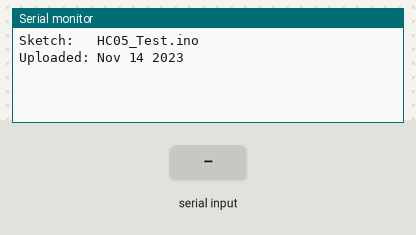
Simulated run of this sketch. Board: Arduino Uno, built with avr-gcc and run on an emulated ATmega328P. Shown: the last lines printed to the serial monitor. The inputs (shaded band) are chosen by the test bench.

Above: at 1.2 s.
1.3 s: "1\n" received over Serial
At 2.4 s:
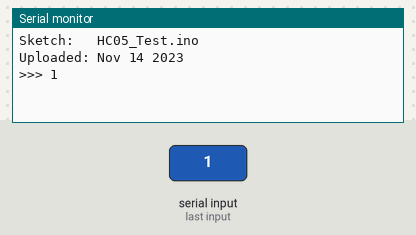
2.8 s: "1\n" received over the second serial link
At 3.6 s:
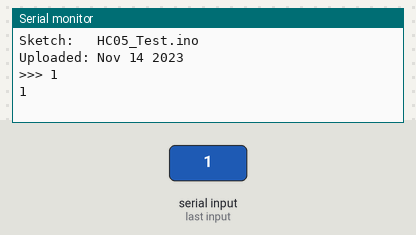
4.3 s: byte 10 (10) received over Serial
At 4.7 s:
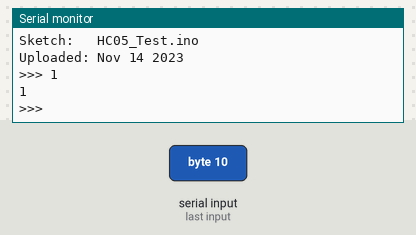
5.8 s: "0\n" received over Serial
At 7.0 s:
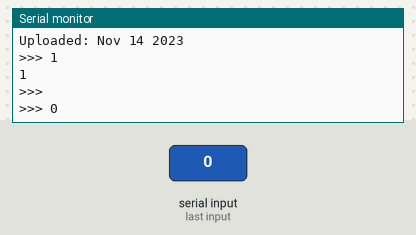
7.3 s: "0\n" received over the second serial link
At 8.2 s:
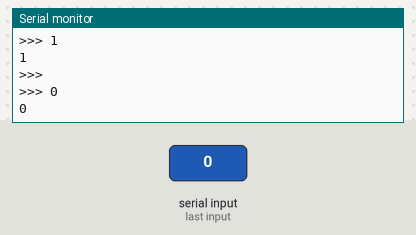

Measured:
- after the input at 1.3 s, the serial monitor: prints a new line at once (image 1)
- after the input at 2.8 s, the serial monitor: prints a new line at once (image 2)
- after the input at 4.3 s, the serial monitor: prints a new line at once (image 3)
- after the input at 5.8 s, the serial monitor: prints a new line at once (image 4)
- after the input at 7.3 s, the serial monitor: prints a new line at once (image 5)

The sketch:

HC05_Test.ino
```cpp
#include <Arduino.h>
#include <SoftwareSerial.h>

SoftwareSerial BTserial(2, 3); // SoftwareSerial(RX, TX) on arduino board

uint8_t c = ' ';
bool NL = true;

void setup()
{
  Serial.begin(115200);
  BTserial.begin(38400);

  Serial.print("Sketch:   ");
  Serial.println(__FILE__);
  Serial.print("Uploaded: ");
  Serial.println(__DATE__);
  Serial.println("");
}

void loop()
{
  if (BTserial.available())
  {
    c = BTserial.read();
    Serial.write(c);
  }

  if (Serial.available())
  {
    // for example, "at" will be read 4 times:
    // 97 -> 116 -> 13 -> 10 (a -> t -> CR -> NL in ASCII)
    c = Serial.read();
    BTserial.write(c);

    // to hold up the first character in an inputted message
    if (NL)
    {
      Serial.print(">>> ");
      NL = false;
    }

    Serial.write(c);

    // if meeting the end of the inputted message, print >>> next time
    if (c == 10)
    {
      NL = true;
    }
  }
}
```
